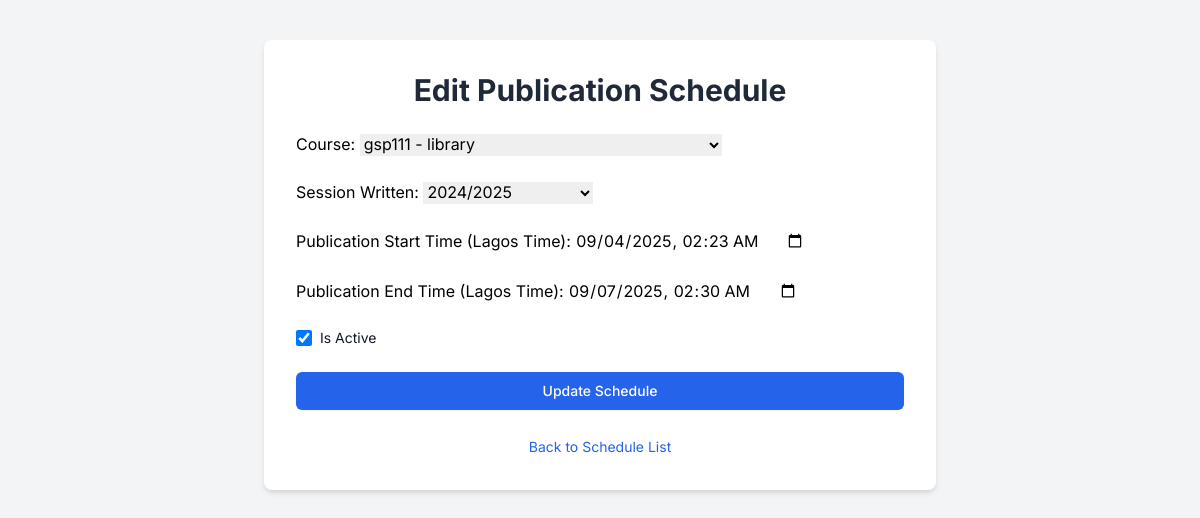
The page /admin/edit_publication/1 (signed in) on the database its author committed.
### app.py (models this page shows, shortened)
class ResultPublicationSchedule(db.Model):
    id = db.Column(db.Integer, primary_key=True)
    course_id = db.Column(db.Integer, db.ForeignKey('course.id'), nullable=False)
    session_written = db.Column(db.String(50), nullable=False)
    publish_start = db.Column(db.DateTime, nullable=False)
    publish_end = db.Column(db.DateTime, nullable=False)
    is_active = db.Column(db.Boolean, default=True, nullable=False)
    admin_id = db.Column(db.Integer, db.ForeignKey('admin.id'), nullable=True)
    course = db.relationship('Course', backref='scheduled_publications')
    admin = db.relationship('Admin', backref='scheduled_publications')

class Course(db.Model):
    id = db.Column(db.Integer, primary_key=True)
    course_code = db.Column(db.String(20), unique=True, nullable=False)
    course_title = db.Column(db.String(255), nullable=False)
    session_written = db.Column(db.String(50), nullable=False) # This is the missing column
    year = db.Column(db.String(50), nullable=False)
    semester = db.Column(db.String(50), nullable=False)
    results = db.relationship('StudentResult', backref='course', lazy=True, cascade="all, delete-orphan")

### app.py (the view, shortened to what this page needs)
@app.route('/admin/edit_publication/<int:schedule_id>', methods=['GET', 'POST'])
def admin_edit_publication(schedule_id):
    if 'admin_id' not in session:
        flash('Please login first!', 'warning')
        return redirect(url_for('admin_login'))
    admin_user = Admin.query.get(session['admin_id'])
    if not admin_user:
        flash('Admin session invalid. Please login again.', 'danger')
        session.pop('admin_id', None)
        logout_user()
        return redirect(url_for('admin_login'))
    schedule = ResultPublicationSchedule.query.get_or_404(schedule_id)
    courses = Course.query.all()
    academic_sessions = ["2022/2023", "2023/2024", "2024/2025", "2025/2026"]
    lagos_tz = pytz.timezone('Africa/Lagos')
    return render_template('admin_edit_publication.html',
                           schedule=schedule,
                           courses=courses,
                           academic_sessions=academic_sessions)

### templates/admin_edit_publication.html (shortened to what this page needs)
<!DOCTYPE html>
<html lang="en">
<head>
    <link rel="stylesheet" href="https://cdnjs.cloudflare.com/ajax/libs/tailwindcss/2.2.19/tailwind.min.css">
</head>
<body class="bg-gray-100 min-h-screen flex flex-col items-center py-10">
    <div class="w-full max-w-2xl bg-white p-8 rounded-lg shadow-md">
        <h2 class="text-3xl font-bold text-gray-800 text-center mb-6">Edit Publication Schedule</h2>
        <form action="{{ url_for('admin_edit_publication', schedule_id=schedule.id) }}" method="POST" class="space-y-6">
            <div>
                <label for="course_id" class="form-label">Course:</label>
                <select id="course_id" name="course_id" required class="form-input">
                    {% for course in courses %}
                        <option value="{{ course.id }}" {% if schedule.course_id == course.id %}selected{% endif %}>
                            {{ course.course_code }} - {{ course.course_title }}
                        </option>
                    {% endfor %}
                </select>
            </div>
            <div>
                <label for="session_written" class="form-label">Session Written:</label>
                <select id="session_written" name="session_written" required class="form-input">
                    {% for session_item in academic_sessions %}
                        <option value="{{ session_item }}" {% if schedule.session_written == session_item %}selected{% endif %}>
                            {{ session_item }}
                        </option>
                    {% endfor %}
                </select>
            </div>
            <div>
                <label for="publish_start" class="form-label">Publication Start Time (Lagos Time):</label>
                <input type="datetime-local" id="publish_start" name="publish_start" required
                       class="form-input" value="{{ schedule.publish_start.strftime('%Y-%m-%dT%H:%M') }}">
            </div>
            <div>
                <label for="publish_end" class="form-label">Publication End Time (Lagos Time):</label>
                <input type="datetime-local" id="publish_end" name="publish_end" required
                       class="form-input" value="{{ schedule.publish_end.strftime('%Y-%m-%dT%H:%M') }}">
            </div>
            <div class="flex items-center">
                <input type="checkbox" id="is_active" name="is_active" class="h-4 w-4 text-blue-600 focus:ring-blue-500 border-gray-300 rounded" {% if schedule.is_active %}checked{% endif %}>
                <label for="is_active" class="ml-2 block text-sm text-gray-900">Is Active</label>
            </div>
            <button type="submit"
                    class="w-full flex justify-center py-2 px-4 border border-transparent rounded-md shadow-sm text-sm font-medium text-white bg-blue-600 hover:bg-blue-700 focus:outline-none focus:ring-2 focus:ring-offset-2 focus:ring-blue-500">
                Update Schedule
            </button>
        </form>
        <div class="mt-6 text-center">
            <a href="{{ url_for('admin_schedule_results') }}" class="text-blue-600 hover:text-blue-800 text-sm">Back to Schedule List</a>
        </div>
    </div>
</body>
</html>

### templates/admin_edit_publication.html (style rules this page uses)
body { font-family: 'Inter', sans-serif; background-color: #f3f4f6; }
.form-input { @apply mt-1 block w-full px-4 py-2 border border-gray-300 rounded-md shadow-sm focus:ring-blue-500 focus:border-blue-500 sm:text-sm; }
.form-label { @apply block text-sm font-medium text-gray-700 mb-1; }

### rows shown on the page
ResultPublicationSchedule: course_id "gsp111 - library", session_written "2024/2025", publish_start "09/04/2025 02:23", publish_end "09/07/2025 02:30", is_active "☑"
